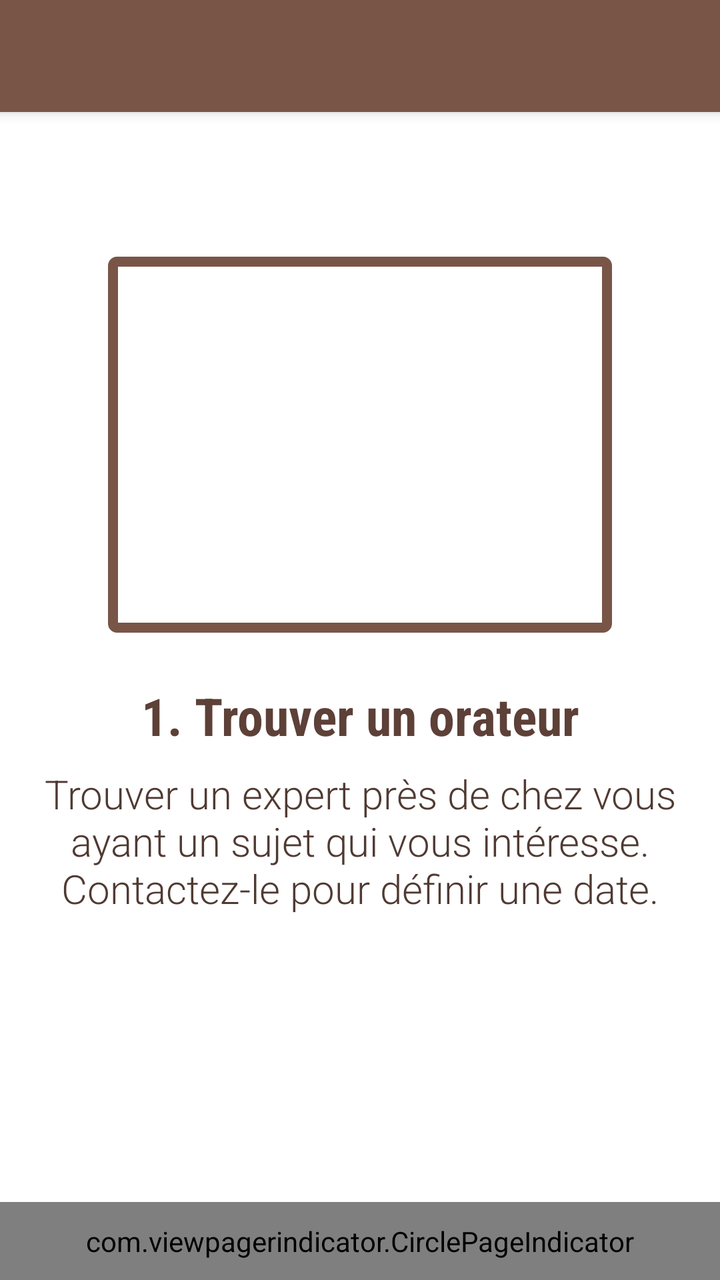
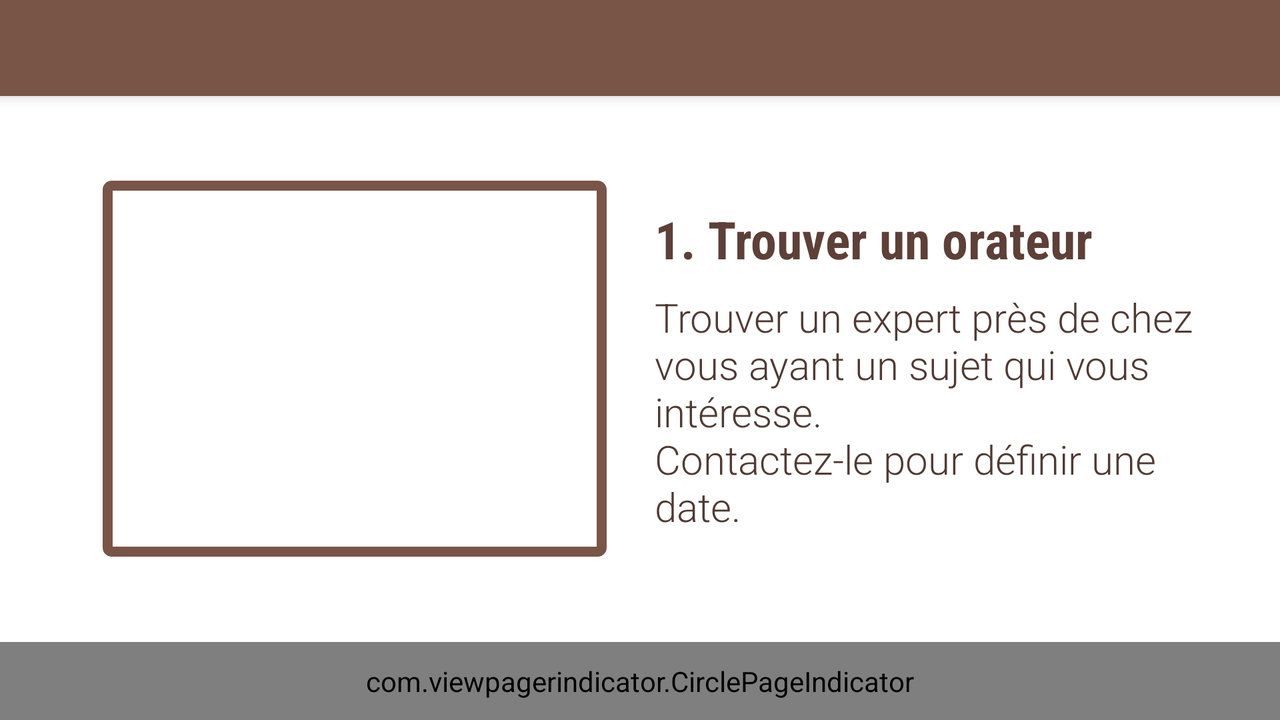

Two renders of one Android screen. The first uses the default layout on a phone; the second uses the alternative layout the repository ships for a different screen configuration, on a matching device. The two XML files are below.
<!-- AndroidManifest.xml: application theme AppTheme -->
<!-- res/layout/about_activity.xml -->
<?xml version="1.0" encoding="utf-8"?>
<LinearLayout
    xmlns:android="http://schemas.android.com/apk/res/android"
    xmlns:app="http://schemas.android.com/apk/res-auto"
    xmlns:tools="http://schemas.android.com/tools"
    android:layout_width="match_parent"
    android:layout_height="match_parent"
    android:background="@color/app_background"
    android:orientation="vertical">

    <include
        layout="@layout/inc_toolbar"
        android:layout_width="match_parent"
        android:layout_height="wrap_content"/>

    <FrameLayout
        android:id="@+id/about_layout_container"
        android:layout_width="match_parent"
        android:layout_height="0dp"
        android:layout_weight="1">

        <LinearLayout
            android:id="@+id/about_steps_container"
            android:layout_width="match_parent"
            android:layout_height="match_parent"
            android:baselineAligned="false"
            android:orientation="vertical">

            <FrameLayout
                android:layout_width="wrap_content"
                android:layout_height="0dp"
                android:layout_gravity="center_horizontal"
                android:layout_weight="1">

                <android.support.v4.view.ViewPager
                    android:id="@+id/about_viewpager"
                    android:layout_width="@dimen/about_pic_width"
                    android:layout_height="@dimen/about_pic_height"
                    android:layout_gravity="bottom"
                    android:background="@drawable/about_image_border"/>
            </FrameLayout>

            <LinearLayout
                android:layout_width="match_parent"
                android:layout_height="0dp"
                android:layout_marginLeft="12dp"
                android:layout_marginRight="12dp"
                android:layout_marginTop="24dp"
                android:layout_weight="1"
                android:orientation="vertical">

                <TextView
                    android:id="@+id/about_title"
                    android:layout_width="match_parent"
                    android:layout_height="wrap_content"
                    android:fontFamily="sans-serif-condensed"
                    android:gravity="center"
                    android:textColor="@color/primary_dark"
                    android:textSize="26sp"
                    android:textStyle="bold"
                    tools:text="@string/about_step1_title"/>

                <TextView
                    android:id="@+id/about_content"
                    android:layout_width="match_parent"
                    android:layout_height="wrap_content"
                    android:fontFamily="sans-serif-light"
                    android:gravity="center"
                    android:paddingTop="8dp"
                    android:textColor="@color/primary_darker"
                    android:textSize="@dimen/about_step_text_size"
                    android:textStyle="normal"
                    tools:text="@string/about_step1_content"/>
            </LinearLayout>
        </LinearLayout>

        <include
            layout="@layout/about_quote"
            android:layout_width="match_parent"
            android:layout_height="match_parent"
            tools:visibility="gone"/>
    </FrameLayout>

    <com.viewpagerindicator.CirclePageIndicator
        android:id="@+id/about_viewpager_indicator"
        android:layout_width="match_parent"
        android:layout_height="wrap_content"
        android:padding="10dp"
        app:fillColor="@color/primary"
        app:radius="4dp"
        app:strokeColor="@color/primary_dark"
        tools:background="@color/primary_dark"/>
</LinearLayout>
<!-- res/layout/inc_toolbar.xml (included above) -->
<?xml version="1.0" encoding="utf-8"?>
<android.support.v7.widget.Toolbar
    android:id="@+id/toolbar"
    xmlns:android="http://schemas.android.com/apk/res/android"
    xmlns:app="http://schemas.android.com/apk/res-auto"
    android:layout_width="match_parent"
    android:layout_height="?attr/actionBarSize"
    android:background="?attr/colorPrimary"
    android:elevation="4dp"
    android:theme="@style/ThemeOverlay.AppCompat.Dark.ActionBar"
    app:popupTheme="@style/ThemeOverlay.AppCompat.Light"/>
<!-- res/layout/about_quote.xml (included above) -->
<?xml version="1.0" encoding="utf-8"?>
<LinearLayout
    android:id="@+id/about_last_step_container"
    xmlns:android="http://schemas.android.com/apk/res/android"
    xmlns:tools="http://schemas.android.com/tools"
    android:layout_width="match_parent"
    android:layout_height="match_parent"
    android:gravity="center"
    android:orientation="vertical"
    android:padding="12dp"
    tools:background="@color/app_background">

    <TextView
        android:layout_width="match_parent"
        android:layout_height="wrap_content"
        android:fontFamily="sans-serif-light"
        android:gravity="center"
        android:text="@string/about_quote_content"
        android:textColor="@color/primary_text"
        android:textSize="@dimen/about_quote_text_size"
        android:textStyle="italic"/>

    <TextView
        android:layout_width="match_parent"
        android:layout_height="wrap_content"
        android:gravity="right"
        android:padding="10dp"
        android:text="@string/about_quote_author"
        android:textSize="14sp"/>

    <Button
        android:id="@+id/about_see_article"
        style="@style/LightThemeButton"
        android:layout_width="wrap_content"
        android:layout_height="wrap_content"
        android:layout_marginTop="8dp"
        android:text="@string/about_quote_link"/>
</LinearLayout>
<!-- resources referenced by this layout -->
<resources>
  <color name="app_background">@color/white</color>
  <color name="primary">#795548</color>
  <color name="primary_dark">#5D4037</color>
  <color name="primary_darker">#503A33</color>
  <color name="primary_text">#212121</color>
  <!-- from res/values-sw360dp/ -->
  <dimen name="about_pic_height">188dp</dimen>
  <!-- from res/values-sw360dp/ -->
  <dimen name="about_pic_width">252dp</dimen>
  <!-- from res/values-sw360dp/ -->
  <dimen name="about_quote_text_size">18sp</dimen>
  <!-- from res/values-sw360dp/ -->
  <dimen name="about_step_text_size">20sp</dimen>
  <!-- drawable about_image_border (drawable) -->
  <?xml version="1.0" encoding="UTF-8"?>
  <shape xmlns:android="http://schemas.android.com/apk/res/android">
      <solid android:color="@color/transparent"/>
      <stroke
          android:width="5dp"
          android:color="@color/primary"/>
      <corners android:radius="2dp"/>
      <padding
          android:bottom="5dp"
          android:left="5dp"
          android:right="5dp"
          android:top="5dp"/>
  </shape>
  <string name="about_quote_author">Romain Linsolas</string>
  <string name="about_quote_content">\"À chaque fois, le public a apprécié la qualité des présentations, et de mon côté en tant qu\'organisateur, j\'apprécie de voir leur enthousiasme.\nLeur nombre ne cesse d\'ailleurs de croitre, passant de 20 à 25, et peut-être même d\'avantage pour les prochaines sessions.\"</string>
  <string name="about_quote_link">Consulter l\'article</string>
  <string name="about_step1_content">Trouver un expert près de chez vous ayant un sujet qui vous intéresse.\nContactez-le pour définir une date.</string>
  <string name="about_step1_title">1. Trouver un orateur</string>
  <style name="LightThemeButton">
          <item name="android:paddingLeft">10dp</item>
          <item name="android:paddingRight">10dp</item>
          <item name="android:textColor">@color/white</item>
          <item name="android:background">@drawable/baggers_invite_button</item>
      </style>
  <style name="AppTheme" parent="Theme.AppCompat.Light.NoActionBar">
          <item name="colorPrimary">@color/primary</item>
          <item name="colorPrimaryDark">@color/primary_dark</item>
          <item name="colorAccent">@color/accent</item>
          <item name="android:textColorPrimary">@color/primary_text</item>
          <item name="android:textColorSecondary">@color/secondary_text</item>
          <item name="android:icon">@color/icons</item>
          <item name="android:divider">@color/divider</item>
          <item name="android:windowBackground">@color/primary</item>
          <item name="android:windowTranslucentStatus">true</item>
          <item name="android:windowTranslucentNavigation">false</item>
      </style>
  <color name="white">#FFFFFF</color>
  <color name="transparent">@android:color/transparent</color>
  <!-- drawable baggers_invite_button (drawable) -->
  <?xml version="1.0" encoding="utf-8"?>
  <selector xmlns:android="http://schemas.android.com/apk/res/android">
      <item android:state_pressed="true">
          <shape>
              <corners android:radius="2dp"/>
              <solid android:color="@color/primary_dark"/>
          </shape>
      </item>
      <item android:state_focused="true">
          <shape>
              <corners android:radius="2dp"/>
              <solid android:color="@color/primary_dark"/>
          </shape>
      </item>
      <item>
          <shape>
              <corners android:radius="2dp"/>
              <solid android:color="@color/primary"/>
          </shape>
      </item>
  </selector>
  <color name="accent">@color/primary</color>
  <color name="secondary_text">@color/primary_dark</color>
  <color name="icons">@color/white</color>
  <color name="divider">#B6B6B6</color>
</resources>
<!-- res/layout-land/about_activity.xml (the repository's variant of the layout above) -->
<!-- drawn on the phone turned sideways -->
<?xml version="1.0" encoding="utf-8"?>
<LinearLayout
    xmlns:android="http://schemas.android.com/apk/res/android"
    xmlns:app="http://schemas.android.com/apk/res-auto"
    xmlns:tools="http://schemas.android.com/tools"
    android:layout_width="match_parent"
    android:layout_height="match_parent"
    android:background="@color/app_background"
    android:orientation="vertical">

    <include
        layout="@layout/inc_toolbar"
        android:layout_width="match_parent"
        android:layout_height="wrap_content"/>

    <FrameLayout
        android:id="@+id/about_layout_container"
        android:layout_width="match_parent"
        android:layout_height="0dp"
        android:layout_weight="1">

        <LinearLayout
            android:id="@+id/about_steps_container"
            android:layout_width="match_parent"
            android:layout_height="match_parent"
            android:orientation="horizontal">

            <FrameLayout
                android:layout_width="0dp"
                android:layout_height="wrap_content"
                android:layout_gravity="center"
                android:layout_marginLeft="15dp"
                android:layout_weight="1"
                android:minWidth="@dimen/about_pic_width">

                <android.support.v4.view.ViewPager
                    android:id="@+id/about_viewpager"
                    android:layout_width="@dimen/about_pic_width"
                    android:layout_height="@dimen/about_pic_height"
                    android:layout_gravity="right"
                    android:background="@drawable/about_image_border"/>
            </FrameLayout>

            <LinearLayout
                android:layout_width="0dp"
                android:layout_height="wrap_content"
                android:layout_gravity="center"
                android:layout_marginLeft="24dp"
                android:layout_marginRight="24dp"
                android:layout_weight="1"
                android:orientation="vertical">

                <TextView
                    android:id="@+id/about_title"
                    android:layout_width="match_parent"
                    android:layout_height="wrap_content"
                    android:fontFamily="sans-serif-condensed"
                    android:textColor="@color/primary_dark"
                    android:textSize="26sp"
                    android:textStyle="bold"
                    tools:text="@string/about_step1_title"/>

                <TextView
                    android:id="@+id/about_content"
                    android:layout_width="match_parent"
                    android:layout_height="wrap_content"
                    android:fontFamily="sans-serif-light"
                    android:paddingTop="8dp"
                    android:textColor="@color/primary_darker"
                    android:textSize="@dimen/about_step_text_size"
                    android:textStyle="normal"
                    tools:text="@string/about_step1_content"/>
            </LinearLayout>
        </LinearLayout>

        <include
            layout="@layout/about_quote"
            android:layout_width="match_parent"
            android:layout_height="match_parent"
            tools:visibility="gone"/>
    </FrameLayout>

    <com.viewpagerindicator.CirclePageIndicator
        android:id="@+id/about_viewpager_indicator"
        android:layout_width="match_parent"
        android:layout_height="wrap_content"
        android:padding="10dp"
        app:fillColor="@color/primary"
        app:radius="4dp"
        app:strokeColor="@color/primary_dark"
        tools:background="@color/primary_dark"/>
</LinearLayout>
